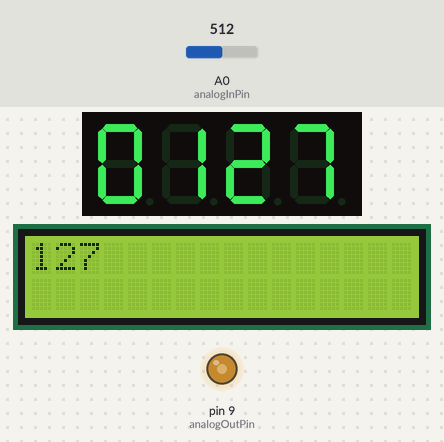
The sketch below on a simulated Arduino Uno, built with avr-gcc and run on an emulated ATmega328P. Shown: 4-digit seven-segment display, 16×2 character LCD, output pins drawn as LEDs (lit = HIGH). Wiring (inferred from the names in the program): 4-digit 7-segment display, segments lit when HIGH: segments pin 8, pin 7, pin 6, pin 5, pin 4, pin 3, pin 2; digit selects pin 12, pin 11, pin 10, pin 13. Inputs (shaded band) come from the test bench; at power-on: A0 (analogInPin) = 512. The segment pins are drawn as the display they are named for; pins used as bus, display or sensor lines are not drawn; what the sketch prints to the serial monitor is not drawn.

Above: at 3.3 s.
3.4 s: A0 (analogInPin) set to 416
At 4.9 s:
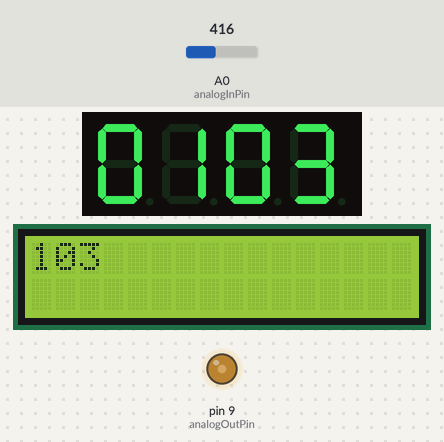
5.2 s: A0 (analogInPin) set to 395
At 5.9 s:
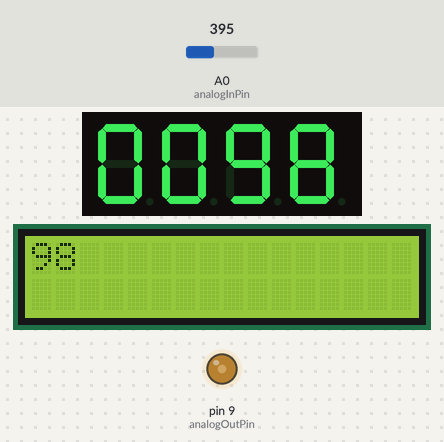
7.0 s: A0 (analogInPin) set to 716
At 8.5 s:
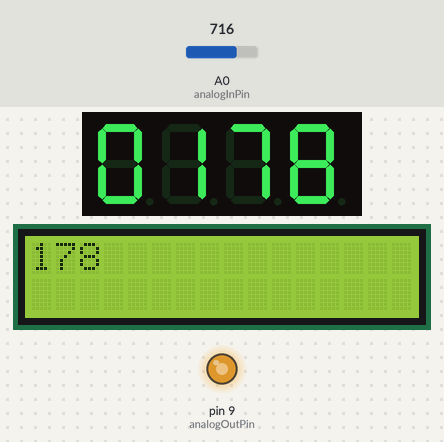
8.8 s: A0 (analogInPin) set to 122
At 9.5 s:
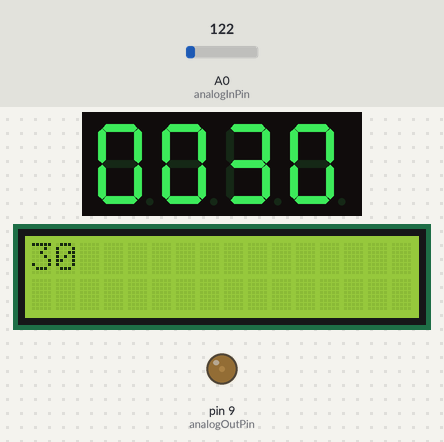
10.6 s: A0 (analogInPin) set to 900
At 10.81 s:
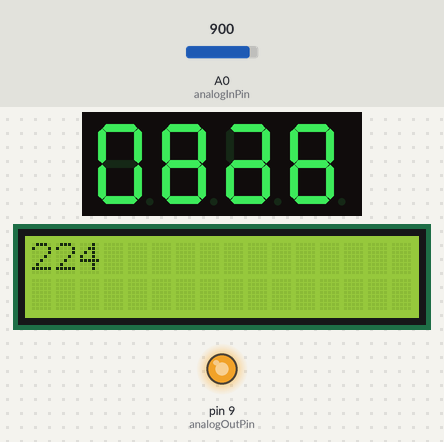
Timing chart, 0 to 13.4 s (numbered marks = the images above; inputs shaded):
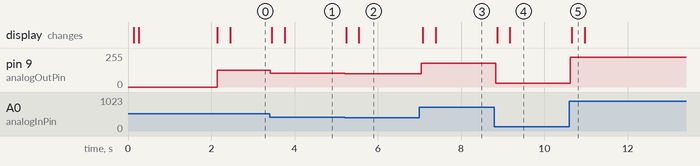

The sketch:

percobaan2.ino
```cpp
#include <LiquidCrystal_I2C.h>

LiquidCrystal_I2C lcd(0x20, 16,2);

#define segments 7 // banyaknya segment
#define digits 4 // banyaknya digit

int pinSegments[] = {8,7,6,5,4,3,2}; // pin segment
int pinDigits[] = {12,11,10,13}; // pin digit

int analogInPin = A0;
int analogOutPin =9;

int sensorValue = 0;
int outputValue = 0;

void setup() {
  Serial.begin(9600);
  // lcd
  lcd.init();
  lcd.backlight();
  //pin segment mode OUTPUT
  for(int x = 0; x<segments; x++){
     pinMode(pinSegments[x], OUTPUT);
     Serial.println("Seg "+ String(x) +" OKE");
  }

  // pin digit mode output
  for(int x = 0; x<digits; x++){
     pinMode(pinDigits[x], OUTPUT);
     Serial.println("d "+ String(x) +" OKE");
  }

  lcd.print("Percobaan 2");
  lcd.setCursor(0,1);
  lcd.print("By: Raditya Ari");
  number(0,0,0,0,0,0,1);
  delay(2000);
  clearDigits();
  lcd.clear();
}

void loop() {
  sensorValue = analogRead(analogInPin);
  outputValue = map(sensorValue , 0, 1023, 0, 255);
  analogWrite(analogOutPin, outputValue);

  setDisplay(outputValue); // pada multi 7segments
  lcd.clear();
  lcd.print(outputValue); // pada lcd 16x2

  // pada virtual terminal/serial monitor
  Serial.print("Nilai Potensio = "+ String(sensorValue));
  Serial.println(", Nilai Output = "+ String(outputValue));

  delay(2);
}

// set digit HIGH == tidak dapat ditulis
void clearDigits(){
  for(int x=0; x<4;x++){
    digitalWrite(x, HIGH);
  }
}

// untuk set high dan low segment
void number(int aa, int bb, int cc, int dd, int ee,int ff, int gg){
  digitalWrite(pinSegments[0], aa);
  digitalWrite(pinSegments[1], bb);
  digitalWrite(pinSegments[2], cc);
  digitalWrite(pinSegments[3], dd);
  digitalWrite(pinSegments[4], ee);
  digitalWrite(pinSegments[5], ff);
  digitalWrite(pinSegments[6], gg);
}

// untuk memilih angka 0-9
void pickNumber(int i){
  switch(i){
    case 0:
      number(1,1,1,1,1,1,0);
      break;
    case 1:
      number(0,1,1,0,0,0,0);
      break;
    case 2:
      number(1,1,0,1,1,0,1);
      break;
    case 3:
      number(1,1,1,1,0,0,1);
      break;
    case 4:
      number(0,1,1,0,0,1,1);
      break;
    case 5:
      number(1,0,1,1,0,1,1);
      break;
    case 6:
      number(1,0,1,1,1,1,1);
      break;
    case 7:
      number(1,1,1,0,0,0,0);
      break;
    case 8:
      number(1,1,1,1,1,1,1);
      break;
    case 9:
      number(1,1,1,1,0,1,1);
      break;
  }
}

// untuk menulis digit
void dgt(int d){
  digitalWrite(pinDigits[d], LOW);
  delay(5);
  digitalWrite(pinDigits[d], HIGH);
}

// untuk set display multi 7segments
void setDisplay(int potensio){
  pickNumber(potensio/1000);
  dgt(0);
  pickNumber((potensio/100) % 10);
  dgt(1);
  pickNumber((potensio/10) % 10);
  dgt(2);
  pickNumber(potensio % 10);
  dgt(3);
}
```

Measured:
- after the input at 3.4 s, pin 9 (analogOutPin): 127/255 → 103/255 at once; the display: first changes after 0.06 s (image 1 shows a later state)
- after the input at 5.2 s, pin 9 (analogOutPin): 103/255 → 98/255 at once; the display: first changes at once (image 2 shows a later state)
- after the input at 7.0 s, pin 9 (analogOutPin): 98/255 → 178/255 at once; the display: first changes after 0.08 s (image 3 shows a later state)
- after the input at 8.8 s, pin 9 (analogOutPin): 178/255 → 30/255 at once; the display: first changes after 0.07 s (image 4 shows a later state)
- after the input at 10.6 s, pin 9 (analogOutPin): 30/255 → 224/255 at once; the display: changes after 0.06 s (image 5)
